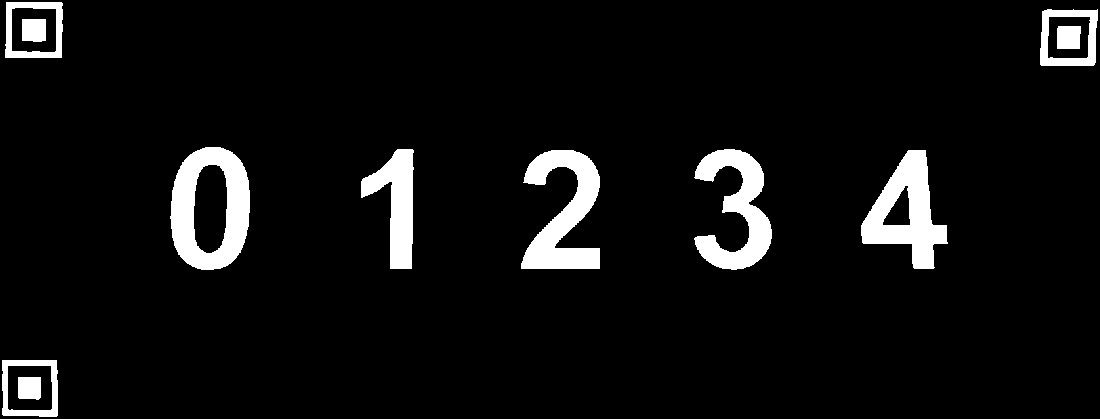
%> input picture arithmetic-expression-reader/templates/digits_0_4.png, 1100 x 419 px; its folder holds 3 pictures in this run
$ octave run_on_images.m   (GNU Octave 9; MATLAB toolbox functions it lacks are replaced by stand-ins)
%> lines starting %> are read from the running program, lines starting %| are printed output that depends on the picture; in (x1, y1, x2, y2) boxes, pixels count from 0 and x2, y2 are one past the last pixel; in counts of white or black regions, pixels touching at a corner belong together; the program's own positions count from 1
### arithmetic-expression-reader/src/load_templates.m
function [templates, names] = load_templates(folder)
%LOAD_TEMPLATES Character templates taken from webcam captures.
%   [templates, names] = load_templates(folder) processes the three
%   template sheets (digits 0-4, digits 5-9 and operators) with the same
%   pipeline used for the video and returns one binary template per
%   character and its name. The templates come from webcam captures, not
%   from the printed file, so they have the same blur, lighting and stroke
%   width as what the program sees live.
%
%   x and / are named '*' and '/' so that the recognised text is directly
%   an expression MATLAB can evaluate.

    files = {'digits_0_4.png', 'digits_5_9.png', 'operators.png'};
    templates = {};
    for k = 1:numel(files)
        bw = logical(rgb2gray(imread(fullfile(folder, files{k}))));
%> bw: size 419x1100 logical; 6.2% white; 11 white regions, largest, box (x1, y1, x2, y2) and area: (170, 147, 250, 270) 5646, (521, 150, 600, 269) 4972, (861, 150, 948, 269) 4900
        sheet = extract_characters(bw);
        templates = [templates, crop_objects(sheet.crop, regionprops(sheet.labels, 'BoundingBox'))]; %#ok<AGROW>
    end
    names = {'0','1','2','3','4','5','6','7','8','9','+','-','*','/'};
end

### arithmetic-expression-reader/src/remove_small_objects.m
function bw = remove_small_objects(bw)
%REMOVE_SMALL_OBJECTS Removes the noise without a fixed minimum area.
%   The object areas are sorted and the largest jump between consecutive
%   areas is found. If it is larger than 5, everything below it is noise.
%   A fixed minimum area would depend on how far the camera is.

    stats = regionprops(bw, 'Area', 'PixelIdxList');
%> stats = 11 regions; largest, Area: 5646, 4972, 4900, 4480, 3240
    if numel(stats) < 2
        return;
    end
    [areas, order] = sort([stats.Area]);
%> areas = [507 535 537 1201 1283 1465 3240 4480 4900 4972 5646]; order = [3 11 4 1 2 10 6 8 9 7 5]
    [max_jump, k] = max(areas(2:end) ./ areas(1:end-1));
%> max_jump = 2.24; k = 3
    if max_jump > 5
        for i = 1:k
            bw(stats(order(i)).PixelIdxList) = 0;
        end
    end
end

### arithmetic-expression-reader/src/find_markers.m
function [c, idx] = find_markers(bw)
%FIND_MARKERS Finds the three QR-like markers of the sheet.
%   [c, idx] = find_markers(bw) returns the centroids of the inner squares
%   of the three markers, ordered as A (top left), B (bottom left) and
%   C (top right), and their object indices in regionprops(bw). Both are
%   empty if the markers are not found.
%
%   Once binarized, each marker is two objects (the outer ring and the inner
%   square) with practically the same centroid, which no character
%   satisfies. So for each object the distance to its nearest neighbour is
%   computed: the six smallest distances are the three rings and their three
%   squares, and of those six the three smallest are the squares.
%
%   To tell them apart, the sum of distances from each marker to the other
%   two is used: A is in the corner, so it has the smallest sum, and C the
%   largest, because the expression area is wider than it is tall.

    c = [];
    idx = [];
    stats = regionprops(bw, 'Area', 'Centroid');
%> stats = 11 regions; largest, Area and Centroid: 5646 [211 209.2], 4972 [564.3 214.2], 4900 [907.7 213.4], 4480 [737.5 211.1], 3240 [397.6 204.8]
    centroids = cat(1, stats.Centroid);
%> centroids = [31.14 388.9; 34.74 30.45; 30.05 388.5; 34.56 30.69; 211 209.2; 397.6 204.8; 564.3 214.2; 737.5 211.1; 907.7 213.4; 1069.5 39.07; 1069.2 37.93]
    n = size(centroids, 1);
%> n = 11
    if n < 6          % 3 rings + 3 squares
        return;
    end

    d = zeros(n);
    for i = 1:n
        d(:, i) = sqrt(sum((centroids - centroids(i, :)) .^ 2, 2));
    end
%> this loop made 11 passes
    d(logical(eye(n))) = inf;               % ignore the distance to itself
    [d_min, nearest] = min(d);
%> d_min = [1.16 0.306 1.16 0.306 186.7 166.9 166.9 170.3 170.3 1.18 1.18]; nearest = [3 4 1 2 6 7 6 9 8 11 10]
    [~, order] = sort(d_min);
%> order = [2 4 1 3 10 11 6 7 8 9 5]
    candidates = nearest(order(1:6));
%> candidates = [4 2 3 1 11 10]
    [~, by_area] = sort([stats(candidates).Area]);
%> by_area = [3 5 1 4 2 6]
    idx = candidates(by_area(1:3));
%> idx = [3 11 4]
    c = centroids(idx, :);
%> c = [30.05 388.5; 1069.2 37.93; 34.56 30.69]

    D = zeros(3);
    for i = 1:3
        D(i, :) = sqrt(sum((c - c(i, :)) .^ 2, 2));
    end
%> after the loop, D = [0 1096.7 357.9; 1096.7 0 1034.7; 357.9 1034.7 0]
    [~, order] = sort(sum(D));
%> order = [3 1 2]
    c = c(order, :);
%> c = [34.56 30.69; 30.05 388.5; 1069.2 37.93]
    idx = idx(order);
%> idx = [4 3 11]
end

### arithmetic-expression-reader/src/extract_characters.m
function sheet = extract_characters(bw)
%EXTRACT_CHARACTERS Locates the sheet and separates its characters.
%   sheet = extract_characters(bw) takes a binary image and returns a
%   struct with:
%     sheet.found    - false if the three markers or at least two
%                      characters were not found
%     sheet.labels   - one label per character, in reading order
%     sheet.crop     - binary crop of the expression area
%     sheet.origin   - top-left corner of the crop in the rotated image
%     sheet.angle    - rotation applied to straighten the sheet
%     sheet.rotated  - the straightened binary image
%     sheet.step     - vector between the centroids of the first two
%                      characters (used to place the result)
%     sheet.last     - centroid of the last character
%
%   The same function is used for the template sheets and for every video
%   frame, so templates and live characters go through exactly the same
%   processing and can be compared.

    sheet = struct('found', false, 'labels', [], 'crop', [], 'origin', [0 0], ...
        'angle', 0, 'rotated', [], 'step', [0 0], 'last', []);

    bw = remove_small_objects(bw);
    c = find_markers(bw);
%> c = [34.56 30.69; 30.05 388.5; 1069.2 37.93]
    if size(c, 1) ~= 3
        return;
    end

    [bw, angle] = straighten_sheet(bw, c);
%> in straighten_sheet, `angle = atan2d(c(3, 2) - c(1, 2), c(3, 1) - c(1, 1));`: angle = 0.401
%> in straighten_sheet, `bw = imrotate(bw, angle, 'crop');`:
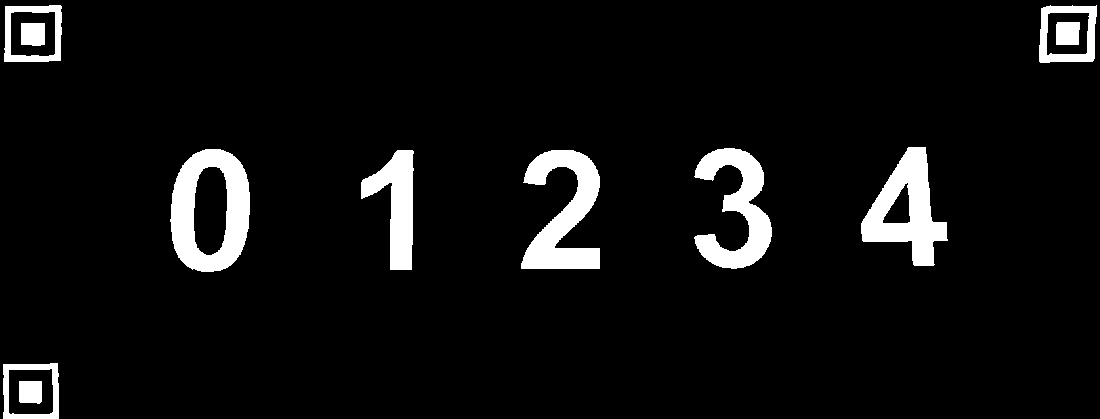
%> bw: size 419x1100 logical; 6.2% white; 11 white regions
%> angle = 0.401
    [c, idx] = find_markers(bw);             % the markers moved with the rotation
%> in find_markers (call 2), `stats = regionprops(bw, 'Area', 'Centroid');`: stats = 11 regions; largest, Area and Centroid: 5647 [211 211.5], 4972 [564.3 214.2], 4900 [907.7 210.8], 4480 [737.5 210.1], 3240 [397.6 205.8]
%> the loop in find_markers (call 2), `for i = 1:n` made 11 passes
%> c = [33.56 34.69; 31.05 392.5; 1068.2 33.93]; idx = [4 3 11]
    if size(c, 1) ~= 3
        return;
    end

    % Margin: twice the width of the inner square of marker A
    stats = regionprops(bw, 'BoundingBox');
%> stats = 11 regions; largest, box (x1, y1, x2, y2): (861, 147, 948, 266), (170, 149, 250, 272), (694, 148, 772, 269), (521, 150, 600, 269), (361, 150, 414, 270)
    margin = 2 * stats(idx(1)).BoundingBox(3);
%> margin = 48
    [crop, origin] = crop_expression_area(bw, c, margin);
    crop = remove_small_objects(crop);

    L = group_characters(crop);
    chars = regionprops(L, 'Centroid');
    if numel(chars) < 2
        return;
    end
    centroids = cat(1, chars.Centroid);

    sheet.found = true;
    sheet.labels = L;
    sheet.crop = crop;
    sheet.origin = origin;
    sheet.angle = angle;
    sheet.rotated = bw;
    sheet.step = centroids(2, :) - centroids(1, :);
    sheet.last = centroids(end, :);
end

### arithmetic-expression-reader/src/straighten_sheet.m
function [bw, angle] = straighten_sheet(bw, c)
%STRAIGHTEN_SHEET Rotates the image so that the sheet is horizontal.
%   The line from marker A to marker C is horizontal on a straight sheet.
%   atan2d gives its full angle (-180 to 180 degrees), so an upside-down
%   sheet is also corrected and a 6 is never read as a 9. 'crop' keeps the
%   rotated image the same size as the frame.

    angle = atan2d(c(3, 2) - c(1, 2), c(3, 1) - c(1, 1));
    bw = imrotate(bw, angle, 'crop');
end

### arithmetic-expression-reader/src/crop_expression_area.m
function [crop, origin] = crop_expression_area(bw, c, margin)
%> called with c = [33.56 34.69; 31.05 392.5; 1068.2 33.93], margin = 48
%CROP_EXPRESSION_AREA Crops the area between the three markers.
%   [crop, origin] = crop_expression_area(bw, c, margin) returns the crop
%   and its top-left corner [xmin ymin]. The margin keeps the markers out of
%   the crop and is measured on the marker itself, so it adapts to the
%   distance of the camera.

    xmin = c(1, 1) + margin;
%> xmin = 81.56
    ymin = c(1, 2) + margin;
%> ymin = 82.69
    width = (c(3, 1) - margin) - xmin;
%> width = 938.7
    height = (c(2, 2) - margin) - ymin;
%> height = 261.8
    crop = imcrop(bw, [xmin ymin width height]);
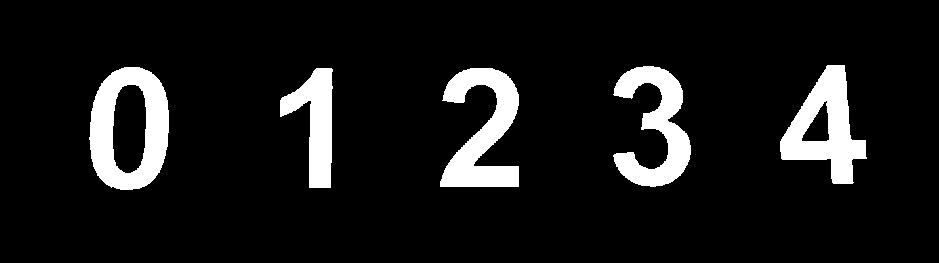
%> crop: size 263x939 logical; 9.4% white; 5 white regions
    origin = [xmin ymin];
%> origin = [81.56 82.69]
%> in remove_small_objects (call 2), `stats = regionprops(bw, 'Area', 'PixelIdxList');`: stats = 5 regions; Area: 5647, 4972, 4900, 4480, 3240
end

### arithmetic-expression-reader/src/group_characters.m
function L = group_characters(crop)
%GROUP_CHARACTERS Label matrix with one label per character, left to right.
%   Most characters are a single object, but the division sign is three
%   (the bar and the two dots). Objects whose horizontal extents overlap
%   belong to the same character: the objects are sorted by where they
%   start in x and, going from left to right, an object that starts before
%   the current character ends is merged into it. Labels come out in reading
%   order, so multi-digit numbers stay together.

    objects = regionprops(crop, 'BoundingBox', 'PixelIdxList');
%> objects = 5 regions; box (x1, y1, x2, y2): (89, 67, 169, 190), (280, 68, 333, 188), (440, 68, 519, 187), (613, 66, 691, 187), (780, 65, 867, 184)
    L = zeros(size(crop));
    if isempty(objects)
        return;
    end
    boxes = cat(1, objects.BoundingBox);
%> boxes = [89.5 67.5 80 123; 280.5 68.5 53 120; 440.5 68.5 79 119; 613.5 66.5 78 121; 780.5 65.5 87 119]
    x_start = boxes(:, 1);
%> x_start = [89.5; 280.5; 440.5; 613.5; 780.5]
    x_end = x_start + boxes(:, 3);
%> x_end = [169.5; 333.5; 519.5; 691.5; 867.5]

    [~, order] = sort(x_start);
%> order = [1; 2; 3; 4; 5]
    character = zeros(numel(objects), 1);
    num = 0;
    current_end = -inf;
    for i = order'
        if x_start(i) > current_end         % new character
            num = num + 1;
            current_end = x_end(i);
        else                                % another piece of the same one
            current_end = max(current_end, x_end(i));
        end
        character(i) = num;
    end
%> this loop made 5 passes
%> current_end on passes 1 to 5: 169.5, 333.5, 519.5, 691.5, 867.5
%> after the loop, character = [1; 2; 3; 4; 5]

    for i = 1:numel(objects)
        L(objects(i).PixelIdxList) = character(i);
    end
%> this loop made 5 passes
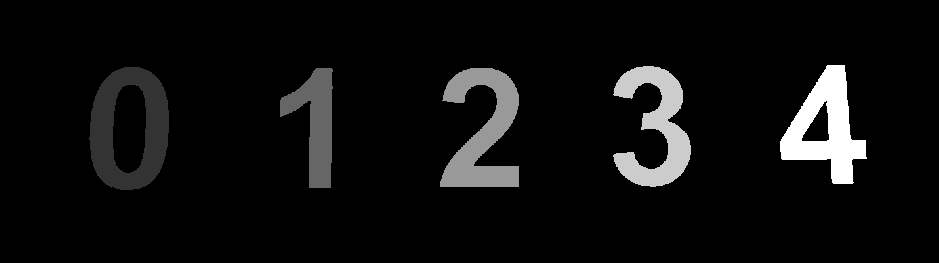
%> L: size 263x939 double; min 0, max 5, mean 0.281; drawn with min black and max white
%> in extract_characters, `chars = regionprops(L, 'Centroid');`: chars = 5 regions; Centroid: [130 129.5], [316.6 123.8], [483.3 132.2], [656.5 128.1], [826.7 128.8]
%> in extract_characters, `centroids = cat(1, chars.Centroid);`: centroids = [130 129.5; 316.6 123.8; 483.3 132.2; 656.5 128.1; 826.7 128.8]
%> in extract_characters, `sheet.origin = origin;`: sheet.origin = [81.56 82.69]
%> in extract_characters, `sheet.angle = angle;`: sheet.angle = 0.401
%> in extract_characters, `sheet.step = centroids(2, :) - centroids(1, :);`: sheet.step = [186.6 -5.65]
%> in extract_characters, `sheet.last = centroids(end, :);`: sheet.last = [826.7 128.8]
%> in load_templates, `sheet = extract_characters(bw);`: sheet = {found true, origin [81.56 82.69], angle 0.401, step [186.6 -5.65], last [826.7 128.8]}
end

### arithmetic-expression-reader/src/crop_objects.m
function crops = crop_objects(img, regions)
%CROP_OBJECTS Crops each region of img using its bounding box.
    crops = cell(1, numel(regions));
%> crops = {[], [], [], [], []}
    for i = 1:numel(regions)
        crops{i} = imcrop(img, regions(i).BoundingBox);
    end
%> after the loop, crops = 5 items
end

### arithmetic-expression-reader/run_on_images.m
%% Arithmetic expression reader on saved frames
% Runs the same pipeline as the live version (run_webcam.m) on the frames
% saved in examples/, so it can be tried without a webcam. Each frame is
% shown with the recognised expression and its result.

clear; close all; clc;
folder = fileparts(mfilename('fullpath'));
addpath(fullfile(folder, 'src'));

[templates, names] = load_templates(fullfile(folder, 'templates'));
%> pass 2 of the loop in load_templates, `for k = 1:numel(files)`:
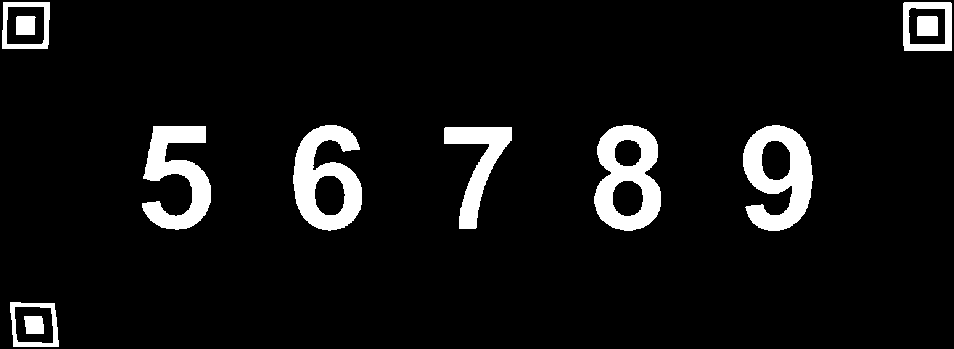
%> input picture arithmetic-expression-reader/templates/digits_5_9.png, 954 x 349 px
%> in remove_small_objects (call 3), `stats = regionprops(bw, 'Area', 'PixelIdxList');`: stats = 11 regions; largest, Area: 4257, 4202, 4139, 3775, 2644
%> in find_markers (call 3), `stats = regionprops(bw, 'Area', 'Centroid');`: stats = 11 regions; largest, Area and Centroid: 4257 [779.8 177.6], 4202 [628.4 178.6], 4139 [326.7 179.2], 3775 [177.8 176.6], 2644 [478.6 165.1]
%> in extract_characters (call 2), `stats = regionprops(bw, 'BoundingBox');`: stats = 11 regions; largest, box (x1, y1, x2, y2): (743, 125, 813, 231), (293, 125, 362, 231), (142, 126, 211, 230), (594, 125, 661, 231), (444, 127, 512, 229)
%> xmin = 66.05
%> ymin = 66
%> width = 821.9
%> height = 219.5
%> in crop_expression_area (call 2), `crop = imcrop(bw, [xmin ymin width height]);`:
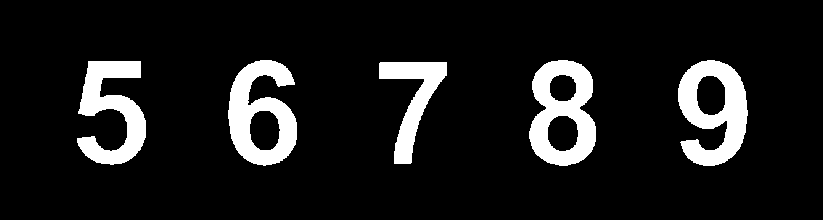
%> crop: size 220x823 logical; 10.5% white; 5 white regions
%> in crop_expression_area (call 2), `origin = [xmin ymin];`: origin = [66.05 66]
%> in remove_small_objects (call 4), `stats = regionprops(bw, 'Area', 'PixelIdxList');`: stats = 5 regions; Area: 4257, 4202, 4139, 3775, 2644
%> objects = 5 regions; box (x1, y1, x2, y2): (77, 61, 146, 165), (228, 60, 297, 166), (379, 62, 447, 164), (529, 60, 596, 166), (678, 60, 748, 166)
%> boxes = [77.5 61.5 69 104; 228.5 60.5 69 106; 379.5 62.5 68 102; 529.5 60.5 67 106; 678.5 60.5 70 106]
%> x_start = [77.5; 228.5; 379.5; 529.5; 678.5]
%> x_end = [146.5; 297.5; 447.5; 596.5; 748.5]
%> in group_characters (call 2), `[~, order] = sort(x_start);`: order = [1; 2; 3; 4; 5]
%> the loop in group_characters (call 2), `for i = order'` made 5 passes
%> current_end on passes 1 to 5: 146.5, 297.5, 447.5, 596.5, 748.5
%> the loop in group_characters (call 2), `for i = 1:numel(objects)` made 5 passes
%> after the loop in group_characters (call 2), `for i = 1:numel(objects)`:
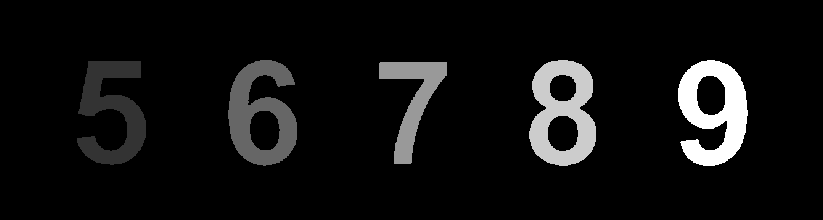
%> L: size 220x823 double; min 0, max 5, mean 0.321; drawn with min black and max white
%> chars = 5 regions; Centroid: [112.8 111.6], [261.7 114.2], [413.6 100.1], [563.4 113.6], [714.8 112.6]
%> sheet = {found true, origin [66.05 66], angle 0.0345, step [148.9 2.63], last [714.8 112.6]}
%> templates = 10 items
%> pass 3 of the loop in load_templates, `for k = 1:numel(files)`:
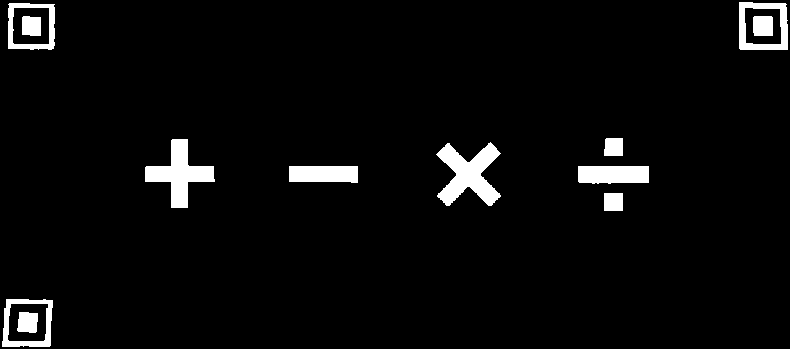
%> input picture arithmetic-expression-reader/templates/operators.png, 790 x 349 px
%> in remove_small_objects (call 5), `stats = regionprops(bw, 'Area', 'PixelIdxList');`: stats = 12 regions; largest, Area: 2201, 2007, 1214, 1111, 1071
%> in find_markers (call 5), `stats = regionprops(bw, 'Area', 'Centroid');`: stats = 12 regions; largest, Area and Centroid: 2201 [469.3 175.1], 2007 [180.1 174.2], 1214 [613.9 175.1], 1111 [324.2 174.6], 1071 [763.8 27.2]
%> in extract_characters (call 3), `stats = regionprops(bw, 'BoundingBox');`: stats = 12 regions; largest, box (x1, y1, x2, y2): (145, 139, 215, 208), (436, 142, 501, 206), (2, 299, 53, 347), (739, 2, 788, 50), (8, 3, 55, 50)
%> xmin = 70.02
%> ymin = 64.61
%> width = 655.5
%> height = 220.4
%> in crop_expression_area (call 3), `crop = imcrop(bw, [xmin ymin width height]);`:
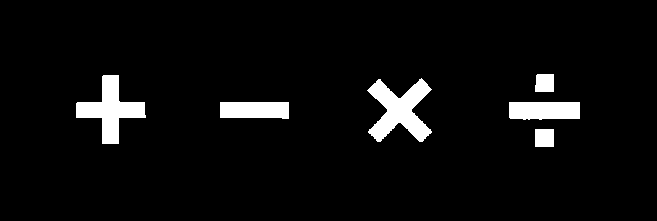
%> crop: size 221x657 logical; 5% white; 6 white regions
%> in crop_expression_area (call 3), `origin = [xmin ymin];`: origin = [70.02 64.61]
%> in remove_small_objects (call 6), `stats = regionprops(bw, 'Area', 'PixelIdxList');`: stats = 6 regions; Area: 2201, 2007, 1214, 1111, 342, 330
%> objects = 6 regions; box (x1, y1, x2, y2): (76, 75, 146, 144), (220, 102, 289, 119), (367, 78, 432, 142), (509, 102, 580, 120), (535, 74, 554, 92), (535, 129, 554, 147)
%> boxes = [76.5 75.5 70 69; 220.5 102.5 69 17; 367.5 78.5 65 64; 509.5 102.5 71 18; 535.5 74.5 19 18; 535.5 129.5 19 18]
%> x_start = [76.5; 220.5; 367.5; 509.5; 535.5; 535.5]
%> x_end = [146.5; 289.5; 432.5; 580.5; 554.5; 554.5]
%> in group_characters (call 3), `[~, order] = sort(x_start);`: order = [1; 2; 3; 4; 5; 6]
%> the loop in group_characters (call 3), `for i = order'` made 6 passes
%> current_end on passes 1 to 6: 146.5, 289.5, 432.5, 580.5, 580.5, 580.5
%> after the loop in group_characters (call 3), `for i = order'`: character = [1; 2; 3; 4; 4; 4]
%> the loop in group_characters (call 3), `for i = 1:numel(objects)` made 6 passes
%> after the loop in group_characters (call 3), `for i = 1:numel(objects)`:
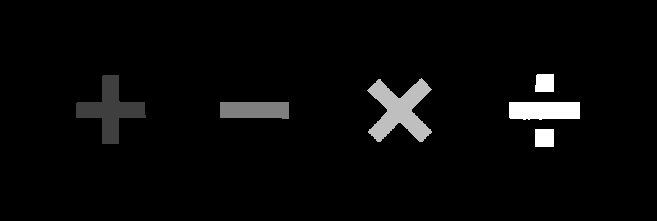
%> L: size 221x657 double; min 0, max 4, mean 0.127; drawn with min black and max white
%> chars = 4 regions; Centroid: [111.1 110.2], [255.2 110.6], [400.3 111.1], [545 111.2]
%> sheet = {found true, origin [70.02 64.61], angle -0.00956, step [144.1 0.319], last [545 111.2]}
%> templates = 14 items
files = dir(fullfile(folder, 'examples', '*.jpg'));

for k = 1:numel(files)
    img = imread(fullfile(files(k).folder, files(k).name));
    [out, txt, value, valid] = process_frame(img, templates, names);
    if valid
        fprintf('%-28s %s = %g\n', files(k).name, txt, value);
    elseif isempty(txt)
        fprintf('%-28s sheet not found\n', files(k).name);
    else
        fprintf('%-28s %s (no valid result)\n', files(k).name, txt);
    end
    figure('Name', files(k).name);
    imshow(out);
end
